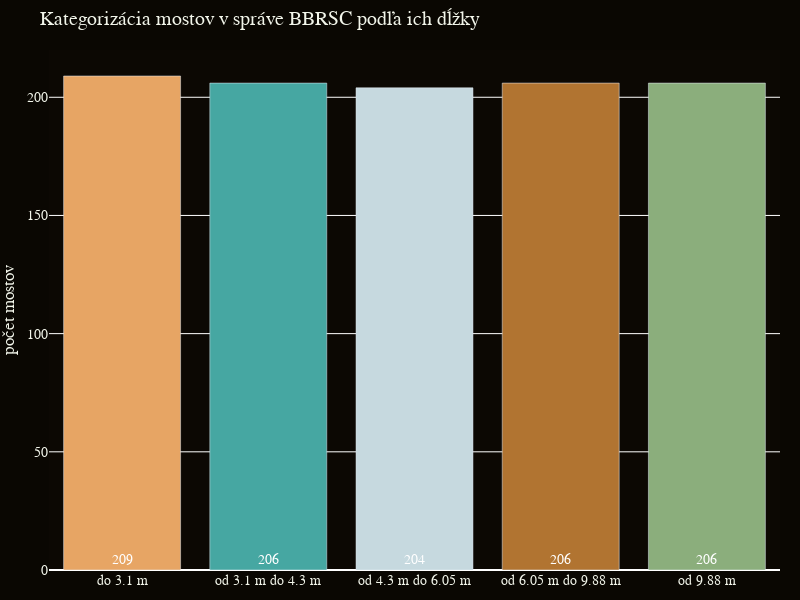

Notebook code for this chart:
### Code cell
import pandas as pd
import plotly.graph_objects as go

# Assuming filtered_bridges and color_palette are defined as before

# Use qcut to divide the data into bins with equal number of bridges in each
filtered_bridges['Quantile_Bin'] = pd.qcut(
    filtered_bridges['Dĺžka_premostenia'], q=5)

# Count the number of bridges in each bin
bin_counts = filtered_bridges['Quantile_Bin'].value_counts().sort_index()

# # Define custom x-axis labels based on the bin edges
custom_xticks = ["do 3.1 m", "od 3.1 m do 4.3 m",
                 "od 4.3 m do 6.05 m", "od 6.05 m do 9.88 m", "od 9.88 m"]

# Create the histogram
fig = go.Figure()

# Add bar trace with custom x-axis labels
fig.add_trace(go.Bar(
    x=custom_xticks,  # Use custom labels as x values
    y=bin_counts.values,
    text=bin_counts.values,  # Set text to be the bin counts
    textposition='inside',  # Position the text inside the bars
    insidetextanchor='start',
    textfont=dict(
        color='white',  # Set text color to white
        size=14  # Match the font size with the rest of the plot
    ),
    marker_color=color_palette[:len(bin_counts)]  # Apply the color palette
))

# Update the layout
fig.update_layout(
    title="Kategorizácia mostov v správe BBRSC podľa ich dĺžky",
    # xaxis_title="kategórie dĺžok",
    yaxis_title="počet mostov",
    plot_bgcolor='#0c0803',  # Set dark background color for plot area
    paper_bgcolor='#0A0702',  # Set dark background color for paper area
    font=dict(family="Montserrat, sans-serif", size=14,
              color="#F2F5EA"),  # Set font properties
    bargap=0.2,
    margin=dict(l=0, r=20, t=50, b=30),  # Adjust margins for tight layout
    width=800,  # Set figure width
    height=600  # Set figure height
)

# Show the plot
fig.show()

### Figure 1 — Plotly figure (JSON) as saved in the notebook; plotly's stock layout.template omitted (floating-point values rounded to 4 significant figures)
{"data": [{"insidetextanchor": "start", "marker": {"color": ["#e7a564", "#46a7a2", "#c6d9df", "#b17431", "#8bae7c"]}, "text": [209, 206, 204, 206, 206], "textfont": {"color": "white", "size": 14}, "textposition": "inside", "type": "bar", "x": ["do 3.1 m", "od 3.1 m do 4.3 m", "od 4.3 m do 6.05 m", "od 6.05 m do 9.88 m", "od 9.88 m"], "y": [209, 206, 204, 206, 206]}], "layout": {"bargap": 0.2, "font": {"color": "#F2F5EA", "family": "Montserrat, sans-serif", "size": 14}, "height": 600, "margin": {"b": 30, "l": 0, "r": 20, "t": 50}, "paper_bgcolor": "#0A0702", "plot_bgcolor": "#0c0803", "title": {"text": "Kategorizácia mostov v správe BBRSC podľa ich dĺžky"}, "width": 800, "yaxis": {"title": {"text": "počet mostov"}}}}
